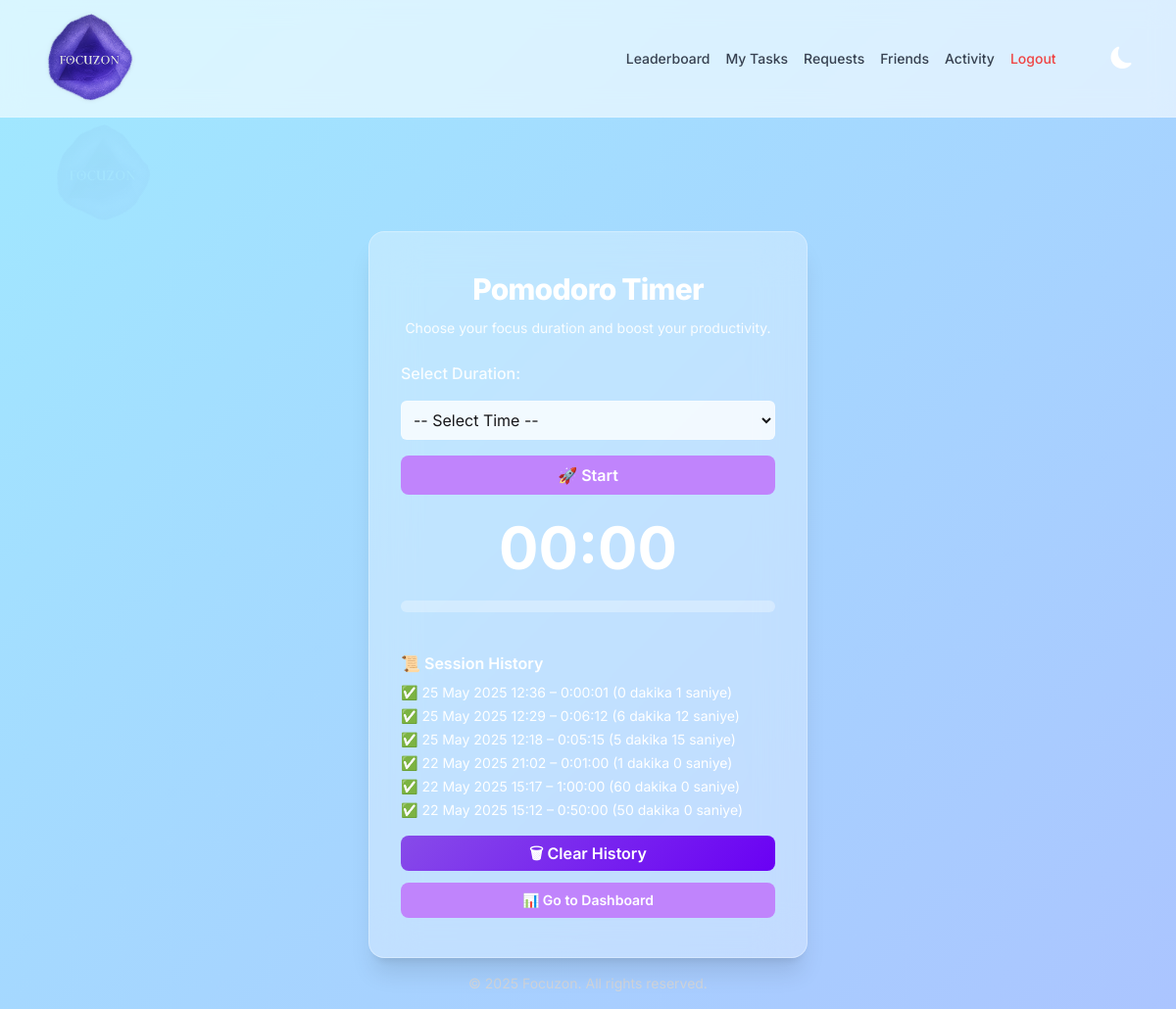
Before: /pomodoro/start/ (signed in) with the older database file.
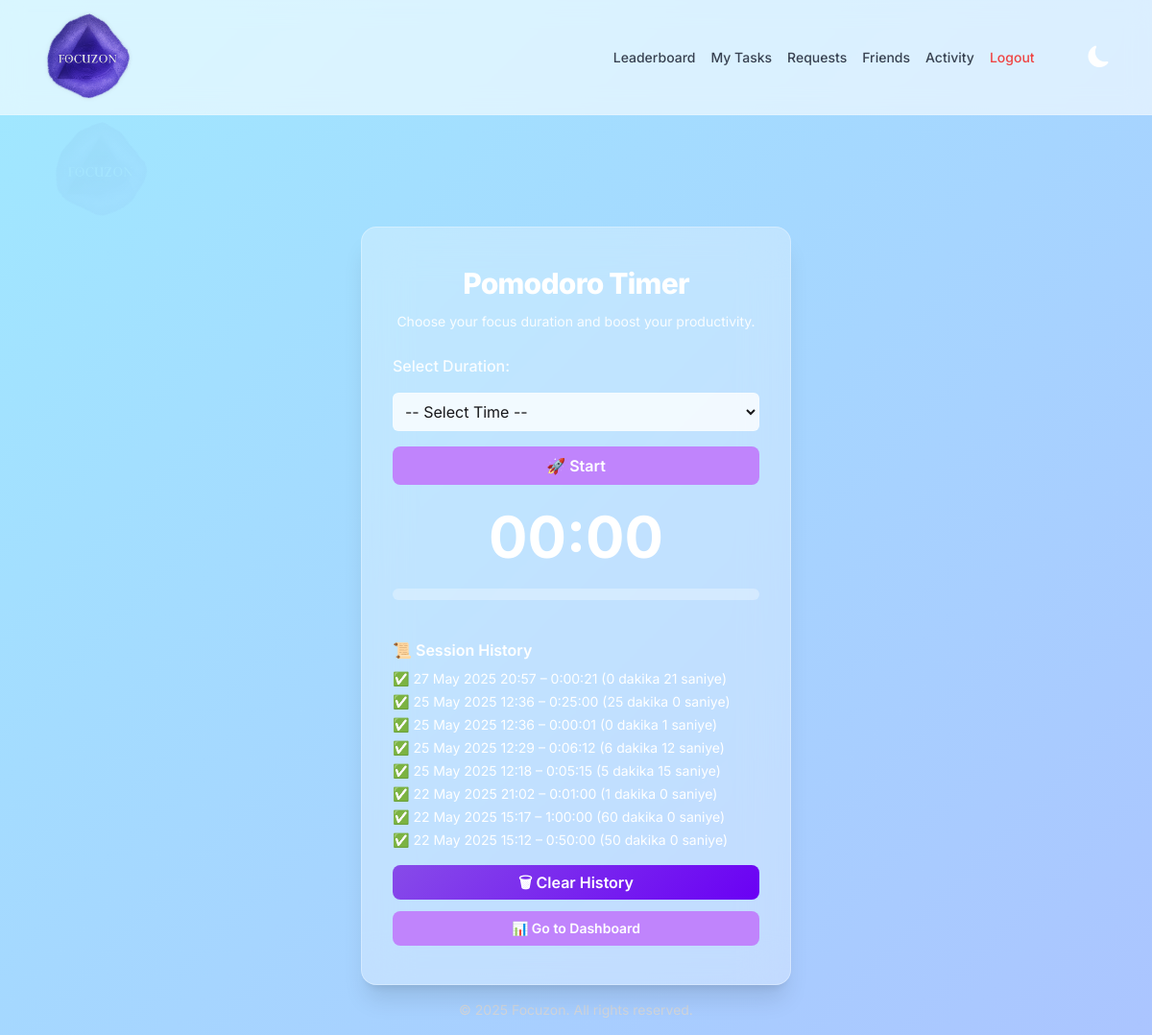
After: the same page with the newer database file.
### pomodoro/models.py (models this page shows, shortened)
class PomodoroSession(models.Model):
    user = models.ForeignKey(settings.AUTH_USER_MODEL, on_delete=models.CASCADE)
    start_time = models.DateTimeField()
    end_time = models.DateTimeField(null=True, blank=True)
    duration = models.DurationField(null=True, blank=True)  # Geçen süre burada saklanıyor
    is_completed = models.BooleanField(default=False)
    def formatted_duration(self):
        if self.duration:
            total_seconds = int(self.duration.total_seconds())
            minutes, seconds = divmod(total_seconds, 60)
            return f"{minutes} dakika {seconds} saniye"
        return "Tamamlanmadı"

### pomodoro/views.py (the view, shortened to what this page needs)
# urls.py: path("start/", views.start_pomodoro, name="start_pomodoro"),
@login_required
def start_pomodoro(request):
    past_sessions = PomodoroSession.objects.filter(user=request.user, is_completed=True).order_by("-start_time")
    active_session = PomodoroSession.objects.filter(user=request.user, is_completed=False).first()
    return render(request, "pomodoro/start_pomodoro.html", {
        "past_sessions": past_sessions,
        "active_session": active_session
    })

### pomodoro/templates/pomodoro/start_pomodoro.html (shortened to what this page needs)
{% extends "base.html" %}
{% load static %}
{% block body_class %}pomodoro-page{% endblock %}
{% block content %}
<div class="mt-24 max-w-md mx-auto bg-white/30 dark:bg-white/10
    border border-white/30
    shadow-xl backdrop-blur-xl rounded-2xl px-8 py-10 text-center">
  <h2 class="text-3xl font-extrabold text-white dark:text-white mb-3 tracking-tight">Pomodoro Timer</h2>
  <p class="text-sm text-white/90 dark:text-zinc-100 mb-6">Choose your focus duration and boost your productivity.</p>
  <form method="POST" id="pomodoro-form" class="text-left space-y-4">
    <label for="id_duration" class="block text-white/90 dark:text-white font-medium">Select Duration:</label>
    <select id="id_duration" name="duration"
      class="w-full rounded-md border border-white/20 dark:border-zinc-600 bg-white/80 dark:bg-zinc-800 text-zinc-900 dark:text-white p-2 focus:outline-none focus:ring-2 focus:ring-purple-400 transition">
      <option value="">-- Select Time --</option>
    </select>
    <button type="button" id="startBtn"
      class="w-full bg-purple-400 hover:bg-purple-500 text-white py-2 px-4 rounded-lg font-semibold transition">🚀 Start</button>
  </form>
  <h2 id="timer" class="text-6xl font-bold text-white dark:text-white mt-6">00:00</h2>
  <div class="mt-6 w-full h-3 bg-white/30 rounded-full overflow-hidden">
  </div>
  <div class="mt-10 text-left text-sm text-white dark:text-white">
    <h3 class="text-base font-semibold mb-2">📜 Session History</h3>
    <ul class="space-y-1">
      {% for session in past_sessions %}
      <li>✅ {{ session.start_time|date:"d M Y H:i" }} – {{ session.duration }} ({{ session.formatted_duration }})</li>
      {% empty %}
      <li>No previous sessions yet.</li>
      {% endfor %}
    </ul>
    <button id="clearSessions"
      class="w-full mt-4 bg-purple-400 hover:bg-purple-500 text-white py-2 px-4 rounded-lg font-semibold transition">🗑 Clear History</button>
    <a href="{% url 'dashboard' %}"
      class="w-full inline-block mt-3 text-center bg-purple-400 hover:bg-purple-500 text-white py-2 px-4 rounded-lg font-semibold transition">📊 Go to Dashboard</a>
  </div>
</div>
{% endblock %}

Changed rows visible on the page:
added PomodoroSession: start_time "27 May 2025 20:57", duration "0:00:21", formatted_duration "0 dakika 21 saniye"
now on this page (row edited): PomodoroSession: start_time "25 May 2025 12:36", duration "0:25:00", formatted_duration "25 dakika 0 saniye"
